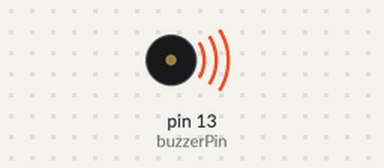
A sketch run on a simulated Arduino Uno, built with avr-gcc and run on an emulated ATmega328P. On the bench: buzzer (waves = sounding).

Above: at 0.5 s.
At 7.5 s:
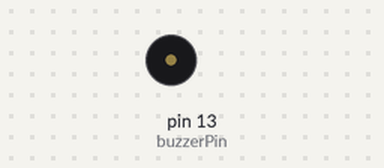
Timing chart, 0 to 10.4 s (numbered marks = the images above):
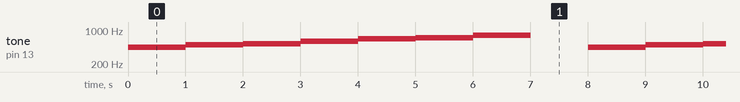

Measured:
- by itself, tone on pin 13 (buzzerPin): repeats every 8.0 s: 494 Hz 1.0 s, 523 Hz 1.0 s, 587 Hz 1.0 s, 659 Hz 1.0 s, 698 Hz 1.0 s, 784 Hz 1.0 s, silent 1.0 s, 440 Hz 1.0 s

The sketch:

passive-buzzer.ino
```cpp
int buzzerPin = 13;

void setup() {
  pinMode(buzzerPin, OUTPUT);

  tone(buzzerPin, 1000, 2000);
}

void loop() {
  tone(buzzerPin, 440); // A4
  delay(1000);

  tone(buzzerPin, 494); // B4
  delay(1000);

  tone(buzzerPin, 523); // C4
  delay(1000);

  tone(buzzerPin, 587); // D4
  delay(1000);

  tone(buzzerPin, 659); // E4
  delay(1000);

  tone(buzzerPin, 698); // F4
  delay(1000);

  tone(buzzerPin, 784); // G4
  delay(1000);


  noTone(buzzerPin);
  delay(1000);
}
```
